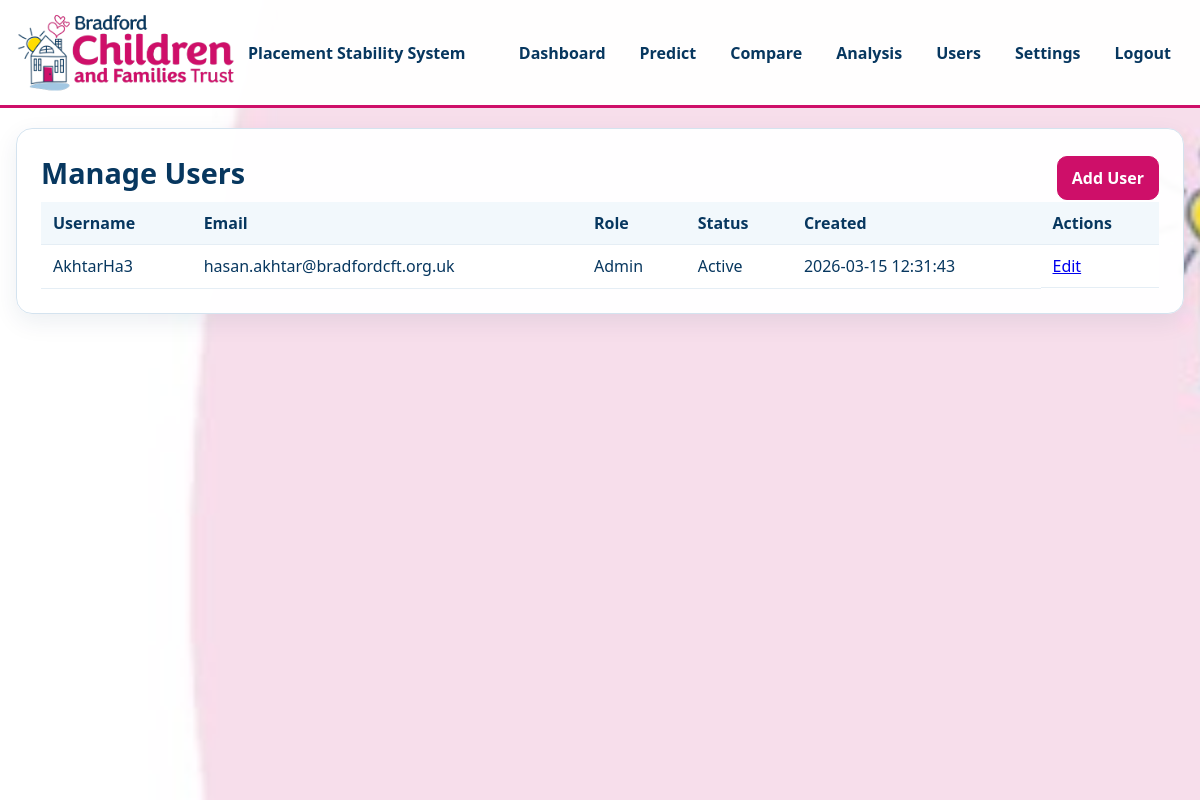
The app's page /users (signed in) with its own data.
### tables this page shows
CREATE TABLE users (
        id INTEGER PRIMARY KEY AUTOINCREMENT,
        username TEXT UNIQUE NOT NULL,
        email TEXT UNIQUE NOT NULL,
        password_hash TEXT NOT NULL,
        role TEXT NOT NULL DEFAULT 'staff',
        is_active INTEGER DEFAULT 1,
        created_at TIMESTAMP DEFAULT CURRENT_TIMESTAMP,
        last_login TIMESTAMP
    );

### app/routes.py (the view)
@app.route('/users')
@role_required('admin')
def manage_users():
    users = get_all_users(connection)
    return render_template('manage_users.html', users=users)

### app/__init__.py (called while the page is built)
def create_app():
    app = Flask(__name__)
    app.config['SECRET_KEY'] = os.environ.get('SECRET_KEY', 'dev-secret-key-change-in-production')
    app.config['MAX_CONTENT_LENGTH'] = 16 * 1024 * 1024  # 16MB max file size
    csrf.init_app(app)
    login_manager.init_app(app)
    login_manager.login_view = 'app.login'
    login_manager.login_message = 'Please log in to access this page.'
    login_manager.login_message_category = 'info'
    @login_manager.user_loader
    def load_user(user_id):
        from .models import get_user_by_id, create_connection
        db_path = os.path.join(os.path.dirname(__file__), 'static', 'placements.db')
        connection = create_connection(db_path)
        return get_user_by_id(connection, int(user_id))
    from .routes import app as routes_blueprint
    app.register_blueprint(routes_blueprint)
    return app

### app/models.py (called while the page is built)
def create_connection(path):
    connection = None
    try:
        connection = sqlite3.connect(path, check_same_thread=False)
        connection.row_factory = sqlite3.Row  # Enable dict-like access
        print("Connection to SQLite DB successful")
    except Error as e:
        print(f"The error '{e}' occurred")
    return connection

def get_user_by_id(connection, user_id):
    query = "SELECT * FROM users WHERE id = ?"
    cursor = connection.cursor()
    cursor.execute(query, (user_id,))
    row = cursor.fetchone()
    if row:
        return User(row['id'], row['username'], row['email'], row['role'], row['is_active'])
    return None

def get_all_users(connection):
    query = "SELECT id, username, email, role, is_active, created_at FROM users ORDER BY created_at DESC"
    cursor = connection.cursor()
    cursor.execute(query)
    return cursor.fetchall()

### app/routes.py (called while the page is built)
def role_required(*roles):
    def decorator(f):
        @wraps(f)
        @login_required
        def decorated_function(*args, **kwargs):
            if not current_user.is_authenticated:
                flash('Please log in to access this page.', 'warning')
                return redirect(url_for('app.login'))
            if current_user.role not in roles:
                flash('You do not have permission to access this page.', 'danger')
                return redirect(url_for('app.dashboard'))
            return f(*args, **kwargs)
        return decorated_function
    return decorator

### templates/manage_users.html (shortened to what this page needs)
{% extends "base.html" %}
{% block content %}
    <section class="panel">
        <div class="panel-heading-row">
            <h1>Manage Users</h1>
            <a class="btn btn-primary" href="{{ url_for('app.add_user') }}">Add User</a>
        </div>
        <div class="table-wrap">
            <table>
                <thead>
                    <tr>
                        <th>Username</th>
                        <th>Email</th>
                        <th>Role</th>
                        <th>Status</th>
                        <th>Created</th>
                        <th>Actions</th>
                    </tr>
                </thead>
                <tbody>
                    {% for user in users %}
                        <tr>
                            <td>{{ user.username }}</td>
                            <td>{{ user.email }}</td>
                            <td>{{ user.role|capitalize }}</td>
                            <td>{{ 'Active' if user.is_active else 'Inactive' }}</td>
                            <td>{{ user.created_at }}</td>
                            <td class="actions-inline">
                                <a href="{{ url_for('app.edit_user', user_id=user.id) }}">Edit</a>
                            </td>
                        </tr>
                    {% else %}
                        <tr><td colspan="6">No users found.</td></tr>
                    {% endfor %}
                </tbody>
            </table>
        </div>
    </section>
{% endblock %}

### templates/base.html (shortened to what this page needs)
<!DOCTYPE html>
<html lang="en">
<head>
    <link rel="stylesheet" href="{{ url_for('static', filename='css/styles.css') }}">
</head>
<body>
    <div class="bcft-background" aria-hidden="true"></div>
    <header class="site-header">
        <div class="header-inner">
            <a class="brand" href="{{ url_for('app.dashboard') if current_user.is_authenticated else url_for('app.login') }}">
                <img class="brand-logo" src="{{ url_for('static', filename='assets/Bradford-Children-and-Families-Trust-logo.png') }}" alt="Bradford Children and Families Trust logo">
                <span class="brand-text">Placement Stability System</span>
            </a>
            {% if current_user.is_authenticated %}
                <nav class="main-nav" aria-label="Primary navigation">
                    <a href="{{ url_for('app.dashboard') }}">Dashboard</a>
                    <a href="{{ url_for('app.predict') }}">Predict</a>
                    <a href="{{ url_for('app.compare') }}">Compare</a>
                    {% if current_user.role in ['manager', 'admin'] %}
                        <a href="{{ url_for('app.breakdown_analysis') }}">Analysis</a>
                    {% endif %}
                    {% if current_user.role == 'admin' %}
                        <a href="{{ url_for('app.manage_users') }}">Users</a>
                        <a href="{{ url_for('app.system_settings') }}">Settings</a>
                    {% endif %}
                    <a href="{{ url_for('app.logout') }}">Logout</a>
                </nav>
            {% endif %}
        </div>
    </header>
    <main class="page-shell">
        {% block content %}{% endblock %}
    </main>
</body>
</html>

### app/static/css/styles.css (style rules this page uses)
:root { --bcft-white: #ffffff; --bcft-pink-bg: #f7dbe9; --bcft-primary: #07375f; --bcft-secondary: #ce0f69; --bcft-yellow: #ffdd00; --bcft-light-blue: #a2c7e2; --bcft-border: #d4e3ef; --text-muted: #46607a; }
* { box-sizing: border-box; }
body { margin: 0; font-family: "Segoe UI", Tahoma, Geneva, Verdana, sans-serif; color: var(--bcft-primary); background: var(--bcft-white); }
.bcft-background { position: fixed; inset: 0; background: url("../assets/bcft-background.jpg") center top / cover no-repeat; opacity: 0.9; z-index: -2; }
.site-header { background: rgba(255, 255, 255, 0.95); border-bottom: 3px solid var(--bcft-secondary); position: sticky; top: 0; z-index: 10; }
.header-inner { max-width: 1200px; margin: 0 auto; padding: 12px 16px; display: flex; align-items: center; justify-content: space-between; gap: 16px; }
.brand { display: flex; align-items: center; gap: 12px; text-decoration: none; color: var(--bcft-primary); }
.brand-logo { width: 220px; max-width: 48vw; height: auto; }
.brand-text { font-weight: 600; }
.main-nav { display: flex; flex-wrap: wrap; gap: 8px; }
.main-nav a { color: var(--bcft-primary); text-decoration: none; font-weight: 600; border: 1px solid transparent; border-radius: 999px; padding: 8px 12px; }
.page-shell { max-width: 1200px; margin: 20px auto 40px; padding: 0 16px; }
.panel { background: rgba(255, 255, 255, 0.97); border: 1px solid var(--bcft-border); border-radius: 16px; box-shadow: 0 8px 24px rgba(7, 55, 95, 0.08); padding: 24px; margin-bottom: 20px; }
h1 { margin: 0 0 10px; font-size: 1.8rem; }
.btn { display: inline-block; background: var(--bcft-white); color: var(--bcft-primary); border: 1px solid var(--bcft-primary); border-radius: 10px; padding: 10px 14px; text-decoration: none; font-weight: 600; cursor: pointer; }
.btn-primary { background: var(--bcft-secondary); border-color: var(--bcft-secondary); color: var(--bcft-white); }
.panel-heading-row { display: flex; justify-content: space-between; gap: 12px; align-items: center; flex-wrap: wrap; }
.table-wrap { overflow-x: auto; }
table { width: 100%; border-collapse: collapse; background: #fff; }
th, td { text-align: left; padding: 10px 12px; border-bottom: 1px solid #e5eef5; vertical-align: top; }
th { background: #f2f8fc; color: var(--bcft-primary); }
.actions-inline { display: flex; gap: 10px; align-items: center; }

### records on screen
users: username "AkhtarHa3", email "hasan.akhtar@bradfordcft.org.uk", role "Admin", is_active "Active", created_at "2026-03-15 12:31:43"
